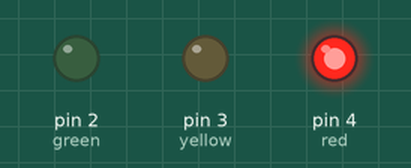
This sketch was run on a simulated Arduino Uno, built with avr-gcc and run on an emulated ATmega328P. Shown: output pins drawn as LEDs (lit = HIGH).

Above: at 1.5 s.
At 3.5 s:
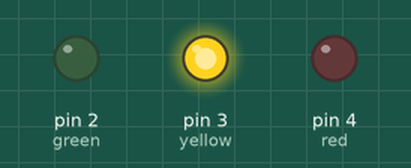
At 5.0 s:
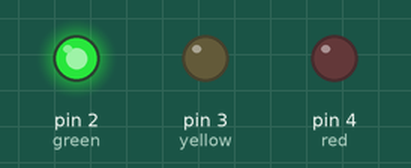
Timing chart, 0 to 7.8 s (numbered marks = the images above):
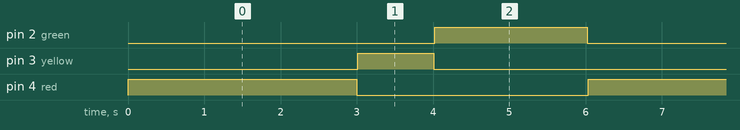

The sketch:

trafik_lambasi.ino
```cpp
#define red 4
#define yellow 3
#define green 2

void setup() {
  pinMode(red,OUTPUT);
  pinMode(yellow,OUTPUT);
  pinMode(green,OUTPUT);
}

void loop() {
  digitalWrite(red,HIGH);
  delay(3000);
  digitalWrite(red,LOW);
  delay(10);
  digitalWrite(yellow,HIGH);
  delay(1000);
  digitalWrite(yellow,LOW);
  delay(10);
  digitalWrite(green,HIGH);
  delay(2000);
  digitalWrite(green,LOW);
  delay(10);
}
```

Measured:
- by itself, pin 2 (green): alternates HIGH for 2.0 s and LOW for 4.0 s
- by itself, pin 3 (yellow): alternates HIGH for 1.0 s and LOW for 5.0 s
- by itself, pin 4 (red): alternates HIGH for 3.0 s and LOW for 3.0 s
